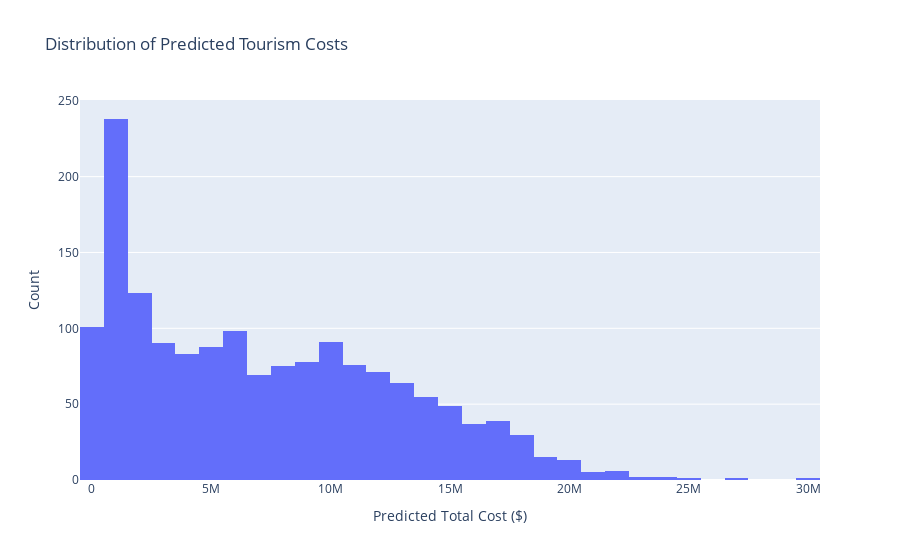
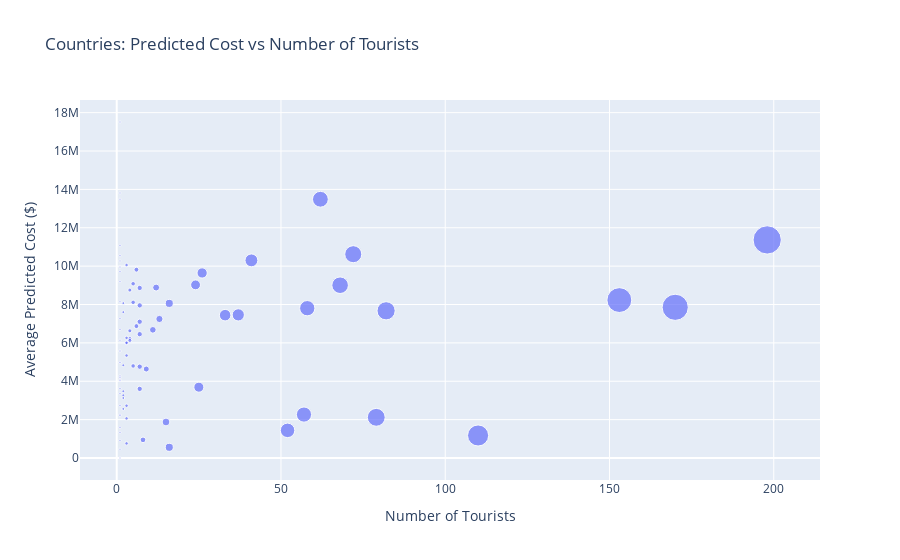

Notebook code for these charts, in order:
### Code cell
def run_competition_predictions():
    print("TOURISM COST PREDICTION COMPETITION")
    print("="*60)
    print("Generating predictions for Tanzania tourism expenditure dataset")
    
    if ml_results is None:
        print("ML models not trained yet. Please run the ML analysis first.")
        return None
    
    if test_df is None:
        print("Test data not loaded. Please check data loading.")
        return None
    
    print(f"Training data: {len(ml_results['feature_data'])} samples")
    print(f"Test data: {len(test_df)} samples to predict")
    print(f"Trained models available: {list(ml_results['supervised_models'].keys())}")
    
    model_performance = ml_results['model_results']
    best_model = max(model_performance.keys(), key=lambda x: model_performance[x]['R2'])
    
    print(f"\nMODEL PERFORMANCE COMPARISON:")
    for model_name, metrics in model_performance.items():
        marker = "BEST" if model_name == best_model else "    "
        print(f"{marker} {model_name}: R² = {metrics['R2']:.4f}, RMSE = ${metrics['RMSE']:,.2f}")
    
    print(f"\nSelected model: {best_model}")
    submission_df, test_engineered = predict_test_costs_final(ml_results, test_df, best_model)
    display_predictions_table(submission_df, num_rows=25)
    analyze_final_predictions(submission_df, test_engineered)
    submission_path = save_final_submission(submission_df)
    create_final_prediction_plots(submission_df, test_engineered)
    
    print(f"\nCOMPETITION SUBMISSION READY!")
    print(f"File: {submission_path}")
    print(f"Total predictions: {len(submission_df)}")
    print(f"Model used: {best_model}")
    
    return {
        'submission_df': submission_df,
        'test_data': test_engineered,
        'model_used': best_model,
        'file_path': submission_path
    }

def analyze_final_predictions(submission_df, test_data):
    print(f"\nPREDICTION ANALYSIS BY TOURIST CHARACTERISTICS")
    print("="*55)
    analysis_df = test_data.merge(submission_df, on='ID')
    
    print(f"\nTOP 10 COUNTRIES BY AVERAGE PREDICTED COST:")
    country_stats = analysis_df.groupby('country')['total_cost'].agg(['mean', 'count', 'std']).sort_values('mean', ascending=False)
    for i, (country, stats) in enumerate(country_stats.head(10).iterrows(), 1):
        std_val = stats['std'] if not pd.isna(stats['std']) else 0
        print(f"{i:2d}. {country.upper():<20} Avg: ${stats['mean']:>8,.0f} | Count: {int(stats['count']):>3d} | Std: ${std_val:>8,.0f}")
    
    print(f"\nAVERAGE PREDICTED COST BY TRAVEL PURPOSE:")
    purpose_stats = analysis_df.groupby('purpose')['total_cost'].agg(['mean', 'count']).sort_values('mean', ascending=False)
    for purpose, stats in purpose_stats.iterrows():
        print(f"   {purpose.title():<30} Avg: ${stats['mean']:>8,.0f} | Count: {int(stats['count']):>3d}")
    
    print(f"\nAVERAGE PREDICTED COST BY AGE GROUP:")
    age_stats = analysis_df.groupby('age_group')['total_cost'].agg(['mean', 'count']).sort_values('mean', ascending=False)
    for age, stats in age_stats.iterrows():
        print(f"   {age:<15} Avg: ${stats['mean']:>8,.0f} | Count: {int(stats['count']):>3d}")
    
    print(f"\nTOP 5 ACTIVITIES BY AVERAGE PREDICTED COST:")
    activity_stats = analysis_df.groupby('main_activity')['total_cost'].agg(['mean', 'count']).sort_values('mean', ascending=False)
    for i, (activity, stats) in enumerate(activity_stats.head(5).iterrows(), 1):
        print(f"{i}. {activity.title():<25} Avg: ${stats['mean']:>8,.0f} | Count: {int(stats['count']):>3d}")

def create_final_prediction_plots(submission_df, test_data):
    print(f"\nCreating final prediction visualizations...")
    plot_data = test_data.merge(submission_df, on='ID')
    
    fig, axes = plt.subplots(2, 3, figsize=(18, 12))
    fig.suptitle('Tourism Cost Predictions - Final Analysis', fontsize=16, fontweight='bold')
    
    axes[0,0].hist(plot_data['total_cost'], bins=50, alpha=0.7, color='skyblue', edgecolor='black')
    axes[0,0].set_title('Distribution of Predicted Costs')
    axes[0,0].set_xlabel('Predicted Total Cost ($)')
    axes[0,0].set_ylabel('Frequency')
    axes[0,0].axvline(plot_data['total_cost'].mean(), color='red', linestyle='--', label=f"Mean: ${plot_data['total_cost'].mean():,.0f}")
    axes[0,0].legend()
    
    top_countries = plot_data.groupby('country')['total_cost'].mean().sort_values(ascending=True).tail(10)
    axes[0,1].barh(range(len(top_countries)), top_countries.values, color='lightcoral')
    axes[0,1].set_yticks(range(len(top_countries)))
    axes[0,1].set_yticklabels([c.title() for c in top_countries.index])
    axes[0,1].set_title('Top 10 Countries by Avg Predicted Cost')
    axes[0,1].set_xlabel('Average Predicted Cost ($)')
    
    purpose_costs = plot_data.groupby('purpose')['total_cost'].mean().sort_values(ascending=True)
    axes[0,2].barh(range(len(purpose_costs)), purpose_costs.values, color='lightgreen')
    axes[0,2].set_yticks(range(len(purpose_costs)))
    axes[0,2].set_yticklabels([p.title() for p in purpose_costs.index])
    axes[0,2].set_title('Average Predicted Cost by Purpose')
    axes[0,2].set_xlabel('Average Predicted Cost ($)')
    
    age_costs = plot_data.groupby('age_group')['total_cost'].mean().sort_values()
    axes[1,0].bar(age_costs.index, age_costs.values, color='orange', alpha=0.7)
    axes[1,0].set_title('Average Predicted Cost by Age Group')
    axes[1,0].set_xlabel('Age Group')
    axes[1,0].set_ylabel('Average Predicted Cost ($)')
    axes[1,0].tick_params(axis='x', rotation=45)
    
    plot_data['total_nights'] = plot_data['night_mainland'] + plot_data['night_zanzibar']
    nights_cost = plot_data.groupby('total_nights')['total_cost'].mean()
    axes[1,1].plot(nights_cost.index, nights_cost.values, marker='o', color='purple', linewidth=2)
    axes[1,1].set_title('Predicted Cost vs Total Nights')
    axes[1,1].set_xlabel('Total Nights')
    axes[1,1].set_ylabel('Average Predicted Cost ($)')
    axes[1,1].grid(True, alpha=0.3)
    
    tour_data = [plot_data[plot_data['tour_arrangement'] == arr]['total_cost'] for arr in plot_data['tour_arrangement'].unique()]
    tour_labels = [arr.title() for arr in plot_data['tour_arrangement'].unique()]
    axes[1,2].boxplot(tour_data, labels=tour_labels)
    axes[1,2].set_title('Cost Distribution by Tour Arrangement')
    axes[1,2].set_ylabel('Predicted Cost ($)')
    axes[1,2].tick_params(axis='x', rotation=45)
    plt.tight_layout()
    plt.show()
    
    print("Creating interactive visualizations...")
    fig1 = px.histogram(plot_data, x='total_cost', nbins=50, 
                       title='Distribution of Predicted Tourism Costs')
    fig1.update_layout(xaxis_title='Predicted Total Cost ($)', yaxis_title='Count')
    fig1.show()
    
    country_summary = plot_data.groupby('country').agg({
        'total_cost': ['mean', 'count']
    }).round(2)
    country_summary.columns = ['avg_cost', 'count']
    country_summary = country_summary.reset_index()
    
    fig2 = px.scatter(country_summary, x='count', y='avg_cost', 
                     hover_data=['country'], size='count',
                     title='Countries: Predicted Cost vs Number of Tourists')
    fig2.update_layout(xaxis_title='Number of Tourists', yaxis_title='Average Predicted Cost ($)')
    fig2.show()

competition_results = run_competition_predictions()

### Figure 1 — Plotly figure (JSON) as saved in the notebook; plotly's stock layout.template omitted (floating-point values rounded to 4 significant figures; data arrays with more than 128 entries replaced by an {"elided": "..."} marker saying what was removed)
{"data": [{"bingroup": "x", "hovertemplate": "total_cost=%{x}<br>count=%{y}<extra></extra>", "legendgroup": "", "marker": {"color": "#636efa", "pattern": {"shape": ""}}, "name": "", "nbinsx": 50, "orientation": "v", "showlegend": false, "type": "histogram", "x": {"elided": "1601 float values"}, "xaxis": "x", "yaxis": "y"}], "layout": {"barmode": "relative", "legend": {"tracegroupgap": 0}, "title": {"text": "Distribution of Predicted Tourism Costs"}, "xaxis": {"anchor": "y", "domain": [0, 1], "title": {"text": "Predicted Total Cost ($)"}}, "yaxis": {"anchor": "x", "domain": [0, 1], "title": {"text": "Count"}}}}

### Figure 2 — Plotly figure (JSON) as saved in the notebook; plotly's stock layout.template omitted (floating-point values rounded to 4 significant figures)
{"data": [{"customdata": [["argentina"], ["australia"], ["austria"], ["bangladesh"], ["belgium"], ["bosnia"], ["botswana"], ["brazil"], ["bulgaria"], ["burundi"], ["canada"], ["cape verde"], ["chile"], ["china"], ["comoro"], ["congo"], ["costarica"], ["cyprus"], ["czech republic"], ["denmark"], ["dominica"], ["drc"], ["egypt"], ["ethiopia"], ["finland"], ["france"], ["germany"], ["ghana"], ["greece"], ["guinea"], ["haiti"], ["hungary"], ["india"], ["indonesia"], ["iran"], ["ireland"], ["israel"], ["italy"], ["jamaica"], ["japan"], ["kenya"], ["korea"], ["lebanon"], ["liberia"], ["macedonia"], ["malawi"], ["malaysia"], ["malt"], ["morroco"], ["mozambique"], ["namibia"], ["netherlands"], ["new zealand"], ["norway"], ["oman"], ["pakistan"], ["peru"], ["philipines"], ["poland"], ["portugal"], ["qatar"], ["romania"], ["russia"], ["rwanda"], ["saud arabia"], ["scotland"], ["serbia"], ["singapore"], ["slovakia"], ["somali"], ["south africa"], ["spain"], ["sudan"], ["swaziland"], ["sweden"], ["swizerland"], ["taiwan"], ["uae"], ["uganda"], ["ukrain"], ["united arab emirates"], ["united kingdom"], ["united states of america"], ["vietnam"], ["yemen"], ["zambia"], ["zimbabwe"]], "hovertemplate": "count=%{marker.size}<br>avg_cost=%{y}<br>country=%{customdata[0]}<extra></extra>", "legendgroup": "", "marker": {"color": "#636efa", "size": [1, 62, 7, 1, 24, 1, 3, 4, 1, 16, 33, 1, 1, 37, 1, 1, 3, 1, 5, 12, 1, 8, 1, 3, 7, 72, 68, 2, 4, 1, 2, 1, 25, 1, 1, 4, 6, 153, 1, 7, 79, 1, 1, 1, 1, 7, 3, 2, 1, 3, 1, 41, 6, 9, 11, 3, 1, 2, 7, 5, 1, 4, 5, 15, 1, 3, 1, 2, 1, 1, 82, 58, 2, 7, 16, 26, 3, 13, 57, 1, 2, 170, 198, 1, 1, 52, 110], "sizemode": "area", "sizeref": 0.495, "symbol": "circle"}, "mode": "markers", "name": "", "orientation": "v", "showlegend": false, "type": "scatter", "x": [1, 62, 7, 1, 24, 1, 3, 4, 1, 16, 33, 1, 1, 37, 1, 1, 3, 1, 5, 12, 1, 8, 1, 3, 7, 72, 68, 2, 4, 1, 2, 1, 25, 1, 1, 4, 6, 153, 1, 7, 79, 1, 1, 1, 1, 7, 3, 2, 1, 3, 1, 41, 6, 9, 11, 3, 1, 2, 7, 5, 1, 4, 5, 15, 1, 3, 1, 2, 1, 1, 82, 58, 2, 7, 16, 26, 3, 13, 57, 1, 2, 170, 198, 1, 1, 52, 110], "xaxis": "x", "y": [11070000.0, 13490000.0, 8863000.0, 5571000.0, 9024000.0, 6692000.0, 760800.0, 8751000.0, 10270000.0, 557200.0, 7445000.0, 913400.0, 6143000.0, 7460000.0, 4280000.0, 459600.0, 10060000.0, 4184000.0, 4798000.0, 8884000.0, 8144000.0, 945000.0, 2734000.0, 2064000.0, 6454000.0, 10620000.0, 9005000.0, 2558000.0, 6226000.0, 9953000.0, 7603000.0, 3624000.0, 3691000.0, 9723000.0, 13810000.0, 6130000.0, 9815000.0, 8231000.0, 3362000.0, 4761000.0, 2120000.0, 10550000.0, 9190000.0, 4973000.0, 4069000.0, 3603000.0, 5990000.0, 3268000.0, 17510000.0, 2725000.0, 1586000.0, 10300000.0, 6874000.0, 4637000.0, 6679000.0, 5341000.0, 1336000.0, 8071000.0, 7102000.0, 9083000.0, 4989000.0, 6628000.0, 8113000.0, 1877000.0, 7269000.0, 6261000.0, 2252000.0, 4833000.0, 4055000.0, 13490000.0, 7672000.0, 7808000.0, 3128000.0, 7955000.0, 8059000.0, 9644000.0, 6008000.0, 7246000.0, 2264000.0, 2209000.0, 3480000.0, 7855000.0, 11370000.0, 5578000.0, 0.0, 1440000.0, 1173000.0], "yaxis": "y"}], "layout": {"legend": {"itemsizing": "constant", "tracegroupgap": 0}, "title": {"text": "Countries: Predicted Cost vs Number of Tourists"}, "xaxis": {"anchor": "y", "domain": [0, 1], "title": {"text": "Number of Tourists"}}, "yaxis": {"anchor": "x", "domain": [0, 1], "title": {"text": "Average Predicted Cost ($)"}}}}
